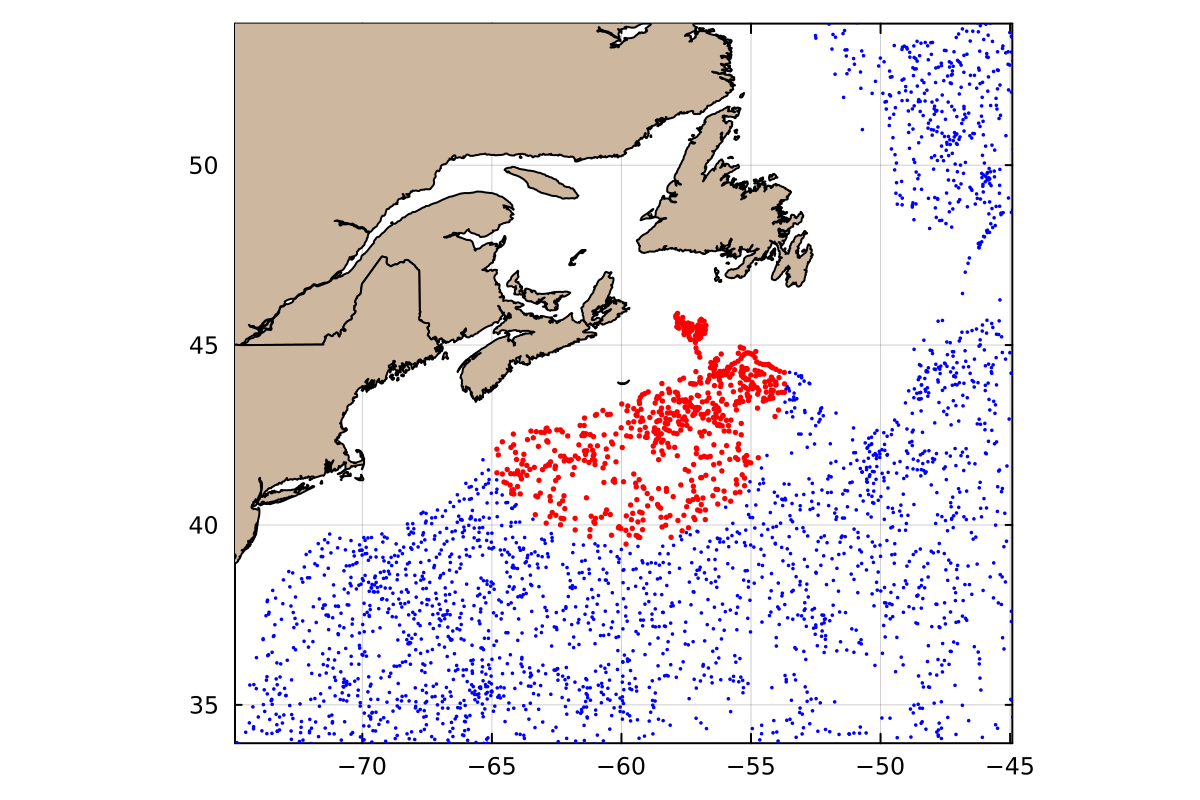

Generate this figure with Julia:
# %% Get the index
using OceanAnalysis, CSV, Dates, DataFrames, Plots
index_file = get_argo_index("~/data/argo")
index = read_argo_index(index_file) # 3.2e6 profiles
# %% Select profiles made within the past 365 days
today = now(UTC)
start = today - Dates.Year(1)
index_recent = index[start.<index.time.<today, :] # 1.7e4 profiles
# %% Isolate profiles made within 500 km of Sable Island
SI_lon = -59.9149
SI_lat = 43.9337
distance = map(i -> geod_distance(SI_lon, SI_lat,
        index_recent.longitude[i], index_recent.latitude[i]),
    1:nrow(index_recent))
index_near = index_recent[distance.<500, :]
# %% Plot results on a ap
scatter(index_recent.longitude, index_recent.latitude,
    xlims=SI_lon .+ (-15, 15),
    ylims=SI_lat .+ (-10, 10),
    aspect_ratio=1.0 / cos(SI_lat * pi / 180.0),
    markersize=1, markerstrokecolor=:blue, color=:blue,
    framestyle=:box, dpi=200, legend=false)
scatter!(index_near.longitude, index_near.latitude, markersize=1.5,
    markerstrokecolor=:red, color=:red)
# %% add a coastline for reference
cl_file = joinpath(dirname(dirname(pathof(OceanAnalysis))),
    "data", "coastline_fine.csv.gz")
cl = CSV.read(cl_file, DataFrame, header=1)
plot!(cl.longitude, cl.latitude, seriestype=:shape, color=:bisque3)
savefig("argo_map.png")
